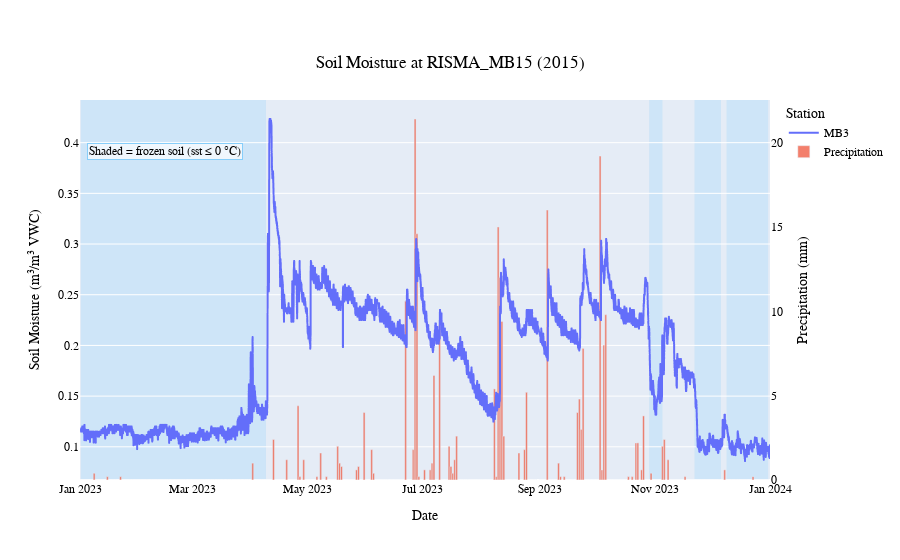

This figure's notebook cell:
### Code cell
import plotly.express as px

fig = px.line(sub_df, x='date', y='ssm', color='station', title='Soil Moisture', line_shape='linear')
fig.update_layout(
    title={
        'text': 'Soil Moisture at RISMA_MB15 (2015)',
        'y':0.9,
        'x':0.5,
        'xanchor': 'center',
        'yanchor': 'top'},
    legend_title_text='Station',
    font=dict(
        family="Arial",
        size=12,
        color="Black"
    )
)
# add precipitation as a secondary y-axis (bars) to the existing figure
fig.add_bar(x=daily['date'], y=daily['prcp_daily'], name='Precipitation', yaxis='y2', opacity=0.75)
fig.update_layout(
    yaxis2=dict(
        title='Precipitation (mm)',
        overlaying='y',
        side='right',
        showgrid=False
    ),
    bargap=0
)

# shade periods where daily surface temp (sst_daily) <= 0°C to indicate frozen soil
frozen = sst_daily.sort_values("date").reset_index(drop=True)
frozen["is_frozen"] = frozen["sst_daily"] <= 0

# compute contiguous frozen ranges
ranges = []
in_range = False
start = None
for i, row in frozen.iterrows():
    if row["is_frozen"] and not in_range:
        in_range = True
        start = row["date"]
    elif not row["is_frozen"] and in_range:
        end = frozen.loc[i - 1, "date"]
        ranges.append((start, end))
        in_range = False
if in_range:
    ranges.append((start, frozen.loc[frozen.index[-1], "date"]))

# add semi-transparent background rectangles for each frozen period
for start, end in ranges:
    fig.add_shape(
        type="rect",
        xref="x",
        yref="paper",
        x0=start,
        x1=end,
        y0=0,
        y1=1,
        fillcolor="LightSkyBlue",
        opacity=0.25,
        layer="below",
        line_width=0,
    )

# add a small annotation to explain the shading
fig.update_layout(
    annotations=[
        dict(
            xref="paper",
            x=0.01,
            y=0.4,
            xanchor="left",
            yanchor="top",
            text="Shaded = frozen soil (sst ≤ 0 °C)",
            showarrow=False,
            bgcolor="rgba(255,255,255,0.7)",
            bordercolor="LightSkyBlue",
        )
    ]
)

fig.update_xaxes(title_text="Date")
fig.update_yaxes(title_text="Soil Moisture (m³/m³ VWC)", secondary_y=False)
fig.update_yaxes(title_text="Precipitation (mm/day)", secondary_y=True)

fig.show()

### Figure 1 — Plotly figure (JSON) as saved in the notebook; plotly's stock layout.template omitted (floating-point values rounded to 4 significant figures; data arrays with more than 128 entries replaced by an {"elided": "..."} marker saying what was removed)
{"data": [{"hovertemplate": "station=MB3<br>date=%{x}<br>ssm=%{y}<extra></extra>", "legendgroup": "MB3", "line": {"color": "#636efa", "dash": "solid", "shape": "linear"}, "marker": {"symbol": "circle"}, "mode": "lines", "name": "MB3", "showlegend": true, "type": "scattergl", "x": {"elided": "34605 str values"}, "xaxis": "x", "y": {"elided": "34605 float values"}, "yaxis": "y"}, {"name": "Precipitation", "opacity": 0.75, "type": "bar", "x": {"elided": "364 str values"}, "y": {"elided": "364 float values"}, "yaxis": "y2"}], "layout": {"annotations": [{"bgcolor": "rgba(255,255,255,0.7)", "bordercolor": "LightSkyBlue", "showarrow": false, "text": "Shaded = frozen soil (sst ≤ 0 °C)", "x": 0.01, "xanchor": "left", "xref": "paper", "y": 0.4, "yanchor": "top"}], "bargap": 0, "font": {"color": "Black", "family": "Arial", "size": 12}, "legend": {"title": {"text": "Station"}, "tracegroupgap": 0}, "shapes": [{"fillcolor": "LightSkyBlue", "layer": "below", "line": {"width": 0}, "opacity": 0.25, "type": "rect", "x0": "2023-01-01T00:00:00", "x1": "2023-04-09T00:00:00", "xref": "x", "y0": 0, "y1": 1, "yref": "paper"}, {"fillcolor": "LightSkyBlue", "layer": "below", "line": {"width": 0}, "opacity": 0.25, "type": "rect", "x0": "2023-10-29T00:00:00", "x1": "2023-11-05T00:00:00", "xref": "x", "y0": 0, "y1": 1, "yref": "paper"}, {"fillcolor": "LightSkyBlue", "layer": "below", "line": {"width": 0}, "opacity": 0.25, "type": "rect", "x0": "2023-11-22T00:00:00", "x1": "2023-12-06T00:00:00", "xref": "x", "y0": 0, "y1": 1, "yref": "paper"}, {"fillcolor": "LightSkyBlue", "layer": "below", "line": {"width": 0}, "opacity": 0.25, "type": "rect", "x0": "2023-12-09T00:00:00", "x1": "2023-12-31T00:00:00", "xref": "x", "y0": 0, "y1": 1, "yref": "paper"}], "title": {"text": "Soil Moisture at RISMA_MB15 (2015)", "x": 0.5, "xanchor": "center", "y": 0.9, "yanchor": "top"}, "xaxis": {"anchor": "y", "domain": [0, 1], "title": {"text": "Date"}}, "yaxis": {"anchor": "x", "domain": [0, 1], "title": {"text": "Soil Moisture (m³/m³ VWC)"}}, "yaxis2": {"overlaying": "y", "showgrid": false, "side": "right", "title": {"text": "Precipitation (mm)"}}}}
